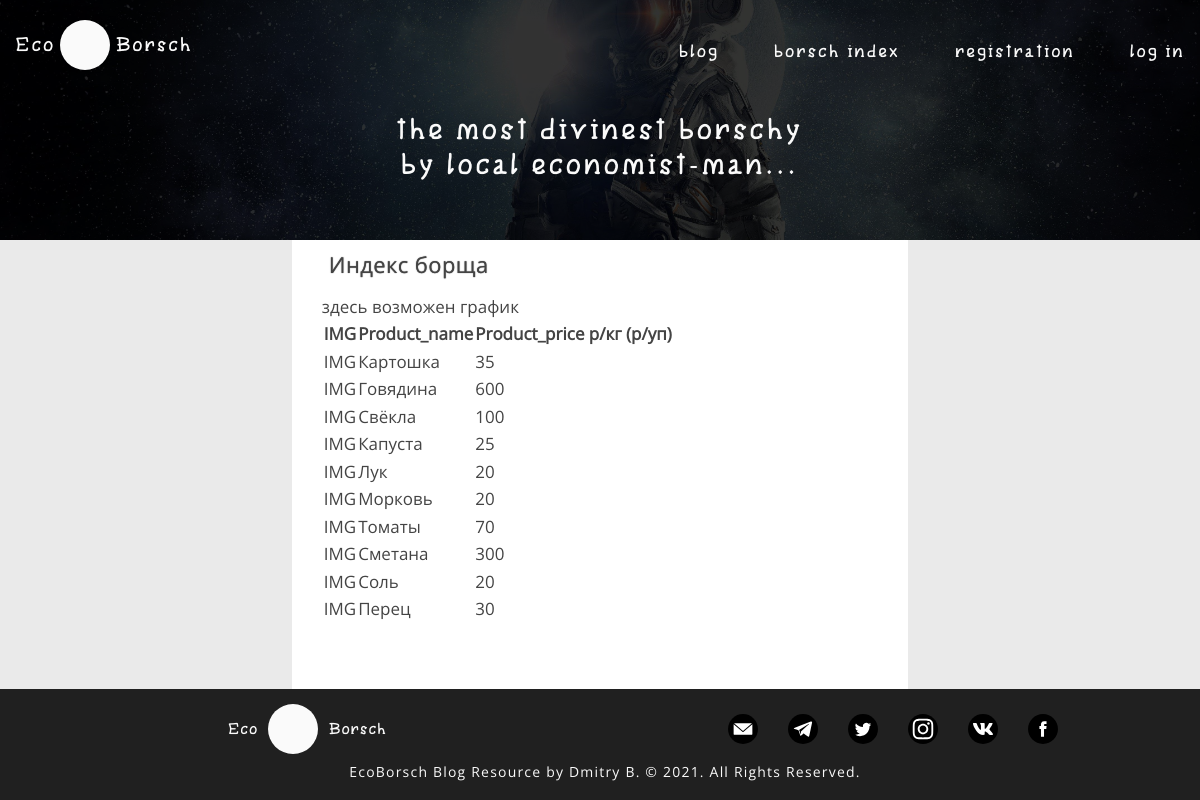
Page /borsch_index on the committed database.
### mainblog/models.py (models this page shows, shortened)
class ProductsBorsch(models.Model):
    name = models.CharField(verbose_name='Наименование продукта', max_length=20)
    price = models.IntegerField(verbose_name='Стоимость продукта за кг', null=True)
    grammovka = models.IntegerField(verbose_name='Граммовка для литра борща', null=True)
    kilo = models.IntegerField(verbose_name='Килограмм', default=1000, null=True)
    class Meta:
        verbose_name = 'Продукт'
        verbose_name_plural = 'Продукты'
        ordering = ('name',)

### mainblog/views.py (the view)
# urls.py: path('borsch_index', views.AllProducts.as_view(), name='all_products'),
class AllProducts(ListView):
    model = ProductsBorsch
    template_name = 'mainblog/borsch_index.html'
    context_object_name = 'products'
    ordering = ['-grammovka']
    def get_context_data(self, **kwargs):
        ctx = super(AllProducts, self).get_context_data(**kwargs)
        ctx['title'] = 'Все продукты'
        return ctx

### mainblog/templates/mainblog/borsch_index.html (shortened to what this page needs)
{% extends 'mainblog/base.html' %}
{% load static %}
{% block header %}
    <header class="header">
                <div class="fullscreen fullscreen_small">
                    <div class="fullscreen__body">
                        <div class="header__container container header__container_small">
                            <div class="header__row">
                                <div class="header__column">
                                    <div class="header__item">
                                        <div class="header__logo">
                                            <a href="{% url 'home' %}" class="header__logo-item link logo-item">
                                                <p class="logo-item__text">eco</p>
                                                <div class="logo-item__picture">
                                                </div>
                                                <p class="logo-item__text">borsch</p>
                                            </a>
                                        </div>
                                    </div>
                                </div>
                                <div class="header__column">
                                    <div class="header__item">
                                        <ul class="header__menu">
                                            {% if not user.is_authenticated %}
                                                <li><a href="{% url 'user_articles' 'prothean' %}" class="header__link link">blog</a></li>
                                                <li><a href="{% url 'all_products' %}" class="header__link link">borsch index</a></li>
                                                <li><a href="{% url 'registration' %}" class="header__link link">registration</a></li>
                                                <li><a href="{% url 'user' %}" class="header__link link">log in</a></li>
                                            {% endif %}
                                        </ul>
                                    </div>
                                </div>
                            </div>
                            <div class="header__row">
                                <div class="header__big-text header__big-text_small">
                                    <p>the most divinest borschy</p>
                                    <p>by local economist-man...</p>
                                </div>
                            </div>
                        </div>
                    </div>
                    <picture class="fullscreen__image">
                        <img src={% static "mainblog/pictures/background/header_background.jpg" %} alt="background">
                    </picture>
                </div>
</header>
{% endblock %}
{% block content %}
    <section class="content">
        <div class="contacts">
            <h2>Индекс борща</h2>
            <div class="canva">
                здесь возможен график
            </div>
            {% if not user.is_authenticated %}
                {% if products.count > 0 %}
                        <table class="borsch_products">
                            <thead>
                                <tr>
                                    <th>IMG</th>
                                    <th>Product_name</th>
                                    <th>Product_price  р/кг (р/уп)</th>
                                </tr>
                            </thead>
                            {% for product in products %}
                                <tbody>
                                    <tr>
                                        <td>IMG</td>
                                        <td>{{ product.name }}</td>
                                        <td>{{ product.price }}</td>
                                    </tr>
                                </tbody>
                            {% endfor %}
                        </table>
                    {% endif %}
            {% endif %}
        </div>
    </section>
{% endblock %}

### mainblog/templates/mainblog/base.html (shortened to what this page needs)
{% load static %}
<!doctype html>
<html lang="ru">
<head>
    <link rel="stylesheet" href="{% static 'mainblog/main.css' %}">
</head>
    <body>
        <div class="wrapper">
            {% block header %}
            {% endblock %}
            <main class="main">
                {% block content %}
                {% endblock %}
            </main>
            <footer class="footer">
                <div class="footer__container container">
                    <div class="footer__row">
                        <div class="footer__column">
                            <div class="footer__item">
                                <a href="{% url 'home' %}" class="footer__logo link">
                                    <div class="footer__logo-text">eco</div>
                                    <div class="footer__logo-picture"></div>
                                    <div class="footer__logo-text">borsch</div>
                                </a>
                            </div>
                        </div>
                        <div class="footer__column">
                            <div class="footer__item">
                                <div class="footer__social">
                                    <a href="#" class="footer__social-link"><img src={% static "mainblog/pictures/icons/social/google-icon.svg" %} alt="google"></a>
                                    <a href="#" class="footer__social-link"><img src={% static "mainblog/pictures/icons/social/telegram-icon.svg" %} alt="telegram"></a>
                                    <a href="#" class="footer__social-link"><img src={% static "mainblog/pictures/icons/social/twitter-icon.svg" %} alt="twitter"></a>
                                    <a href="#" class="footer__social-link"><img src={% static "mainblog/pictures/icons/social/instagram-icon.svg" %} alt="instagram"></a>
                                    <a href="#" class="footer__social-link"><img src={% static "mainblog/pictures/icons/social/vk-icon.svg" %} alt="vk"></a>
                                    <a href="#" class="footer__social-link"><img src={% static "mainblog/pictures/icons/social/facebook-icon.svg" %} alt="facebook"></a>
                                </div>
                            </div>
                        </div>
                    </div>
                    <div class="footer__row">
                        <div class="footer__column" style="text-align: center; font-size: 14px">
                            <p>EcoBorsch Blog Resource by Dmitry B. © 2021. All Rights Reserved.</p>
                        </div>
                    </div>
                </div>
            </footer>
        </div>
    </body>
</html>

### rows in the picture
ProductsBorsch: name "Картошка", price "35"
ProductsBorsch: name "Говядина", price "600"
ProductsBorsch: name "Свёкла", price "100"
ProductsBorsch: name "Капуста", price "25"
ProductsBorsch: name "Лук", price "20"
ProductsBorsch: name "Морковь", price "20"
ProductsBorsch: name "Томаты", price "70"
ProductsBorsch: name "Сметана", price "300"
ProductsBorsch: name "Соль", price "20"
ProductsBorsch: name "Перец", price "30"
